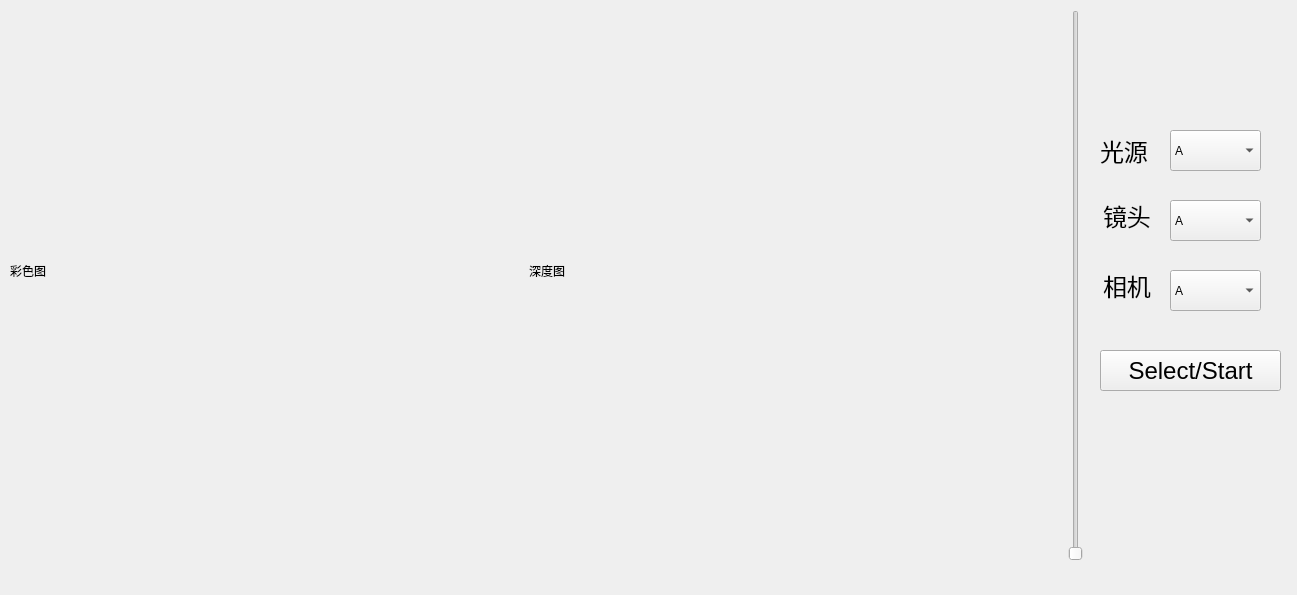
<?xml version="1.0" encoding="UTF-8"?>
<ui version="4.0">
 <class>Form</class>
 <widget class="QWidget" name="Form">
  <property name="geometry">
   <rect>
    <x>0</x>
    <y>0</y>
    <width>1297</width>
    <height>595</height>
   </rect>
  </property>
  <property name="windowTitle">
   <string>Form</string>
  </property>
  <widget class="QSlider" name="s1">
   <property name="geometry">
    <rect>
     <x>1060</x>
     <y>10</y>
     <width>31</width>
     <height>551</height>
    </rect>
   </property>
   <property name="orientation">
    <enum>Qt::Vertical</enum>
   </property>
  </widget>
  <widget class="QComboBox" name="lensFrame">
   <property name="geometry">
    <rect>
     <x>1170</x>
     <y>200</y>
     <width>91</width>
     <height>41</height>
    </rect>
   </property>
   <item>
    <property name="text">
     <string>A</string>
    </property>
   </item>
   <item>
    <property name="text">
     <string>B</string>
    </property>
   </item>
   <item>
    <property name="text">
     <string>C</string>
    </property>
   </item>
  </widget>
  <widget class="QComboBox" name="lightFrame">
   <property name="geometry">
    <rect>
     <x>1170</x>
     <y>130</y>
     <width>91</width>
     <height>41</height>
    </rect>
   </property>
   <item>
    <property name="text">
     <string>A</string>
    </property>
   </item>
   <item>
    <property name="text">
     <string>B</string>
    </property>
   </item>
   <item>
    <property name="text">
     <string>C</string>
    </property>
   </item>
  </widget>
  <widget class="QComboBox" name="cameraFrame">
   <property name="geometry">
    <rect>
     <x>1170</x>
     <y>270</y>
     <width>91</width>
     <height>41</height>
    </rect>
   </property>
   <item>
    <property name="text">
     <string>A</string>
    </property>
   </item>
   <item>
    <property name="text">
     <string>B</string>
    </property>
   </item>
   <item>
    <property name="text">
     <string>C</string>
    </property>
   </item>
  </widget>
  <widget class="QLabel" name="lightLabel">
   <property name="geometry">
    <rect>
     <x>1100</x>
     <y>130</y>
     <width>61</width>
     <height>41</height>
    </rect>
   </property>
   <property name="font">
    <font>
     <pointsize>18</pointsize>
    </font>
   </property>
   <property name="text">
    <string>光源</string>
   </property>
  </widget>
  <widget class="QLabel" name="cameraLabel">
   <property name="geometry">
    <rect>
     <x>1103</x>
     <y>270</y>
     <width>61</width>
     <height>31</height>
    </rect>
   </property>
   <property name="font">
    <font>
     <pointsize>18</pointsize>
    </font>
   </property>
   <property name="text">
    <string>相机</string>
   </property>
  </widget>
  <widget class="QLabel" name="lensLabel">
   <property name="geometry">
    <rect>
     <x>1103</x>
     <y>200</y>
     <width>61</width>
     <height>31</height>
    </rect>
   </property>
   <property name="font">
    <font>
     <pointsize>18</pointsize>
    </font>
   </property>
   <property name="text">
    <string>镜头</string>
   </property>
  </widget>
  <widget class="QPushButton" name="startButton">
   <property name="geometry">
    <rect>
     <x>1100</x>
     <y>350</y>
     <width>181</width>
     <height>41</height>
    </rect>
   </property>
   <property name="font">
    <font>
     <pointsize>18</pointsize>
    </font>
   </property>
   <property name="text">
    <string>Select/Start</string>
   </property>
  </widget>
  <widget class="QWidget" name="layoutWidget">
   <property name="geometry">
    <rect>
     <x>10</x>
     <y>10</y>
     <width>1031</width>
     <height>521</height>
    </rect>
   </property>
   <layout class="QVBoxLayout" name="verticalLayout">
    <item>
     <layout class="QHBoxLayout" name="horizontalLayout">
      <item>
       <widget class="QLabel" name="image_box1">
        <property name="text">
         <string>彩色图</string>
        </property>
       </widget>
      </item>
      <item>
       <widget class="QLabel" name="image_box2">
        <property name="text">
         <string>深度图</string>
        </property>
       </widget>
      </item>
     </layout>
    </item>
   </layout>
  </widget>
 </widget>
 <resources/>
 <connections/>
</ui>
